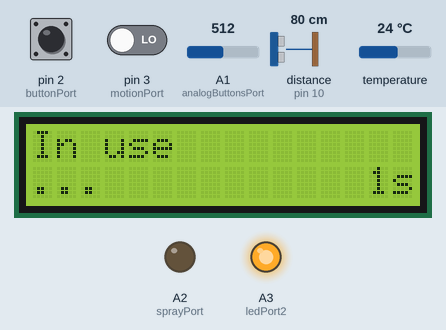
Bench run of a sketch on a simulated Arduino Uno, built with avr-gcc and run on an emulated ATmega328P. Parts: 16×2 character LCD, output pins drawn as LEDs (lit = HIGH). The inputs (shaded band) are chosen by the test bench; at power-on: pin 2 (buttonPort) HIGH, pin 3 (motionPort) LOW, A1 (analogButtonsPort) = 512, distance to the obstacle (sensor on pin 10) 80 cm, temperature 24 °C. The echo pulse lasts 58.3 µs per cm.

Above: at 1.2 s.
1.3 s: pin 2 (buttonPort) pulled LOW for 0.15 s
At 1.6 s:
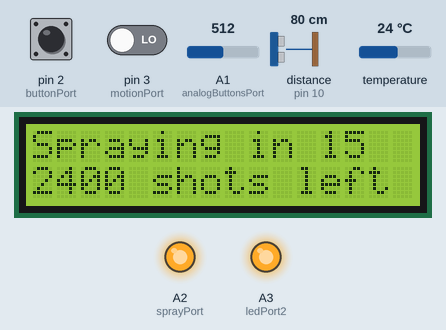
At 9.1 s:
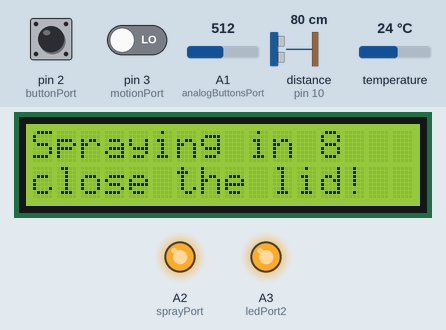
12.3 s: pin 2 (buttonPort) pulled LOW for 1 s
At 22.6 s:
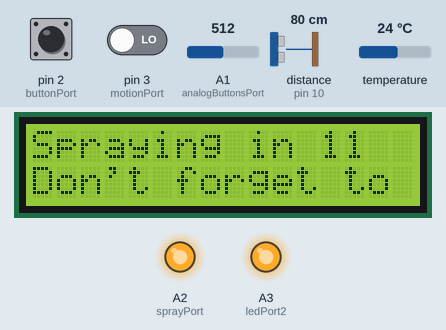
Timing chart, 0 to 35.8 s (numbered marks = the images above; inputs shaded):
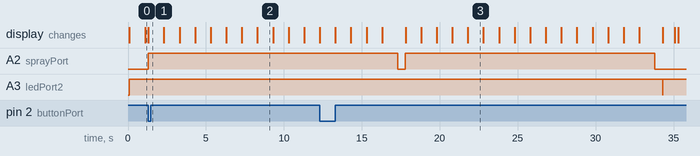

The sketch:

AirFreshener.ino
```cpp
// Libraries
#include <LiquidCrystal.h>
#include <DallasTemperature.h>
#include <OneWire.h>
#include <NewPing.h>

// A byte representing the state we are in.
volatile int currentState;

// Ports
const byte motionPort = 3, tempPort = 9;
const byte echoPort = 10, triggerPort = 8;
const byte buttonPort = 2;
const byte analogButtonsPort = A1;
const byte sprayPort = A2;
const byte lightPort = A0;
const byte ledPort1 = 13, ledPort2 = A3;
LiquidCrystal lcd(12, 11, 5, 4, 6, 7);
OneWire oneWire(tempPort);
DallasTemperature tempSensor(&oneWire);
NewPing sonar(triggerPort, echoPort, 100);

// SensorData
volatile byte motion;
byte buttonPrev, buttonCur;
char analogButtonPrev, analogButtonCur;

// LCD variables
String topStringCur;
String topStringPrev;
String bottomStringPrev;
String bottomStringCur;
String tempString;

// Debounce variables
const byte debounceDelay = 50;
unsigned long lastInterruptTime;
unsigned long lastAnalogButtonReadTime;

// Menu variables
byte activeMenuItem;
bool exitPressed = false;

// In Use variables
byte usageMode;
unsigned long inUseStartTime;
unsigned long tempUpdatedTime;
// In whole percentages, how much % of the time the motion sensor
// has to give HIGH to switch to 'cleaning' instead of 'number 1'.
const int cleaningMotionPercentage = 95;
unsigned long timesChecked, highTimes;
const unsigned long numberOneTime = 15000;
const unsigned long numberTwoTime = 60000;
unsigned long lastCheckTime;
int timesNoOneThere;

// Spray variables
volatile int sprayAmount = 0;
unsigned long sprayStartTime;
unsigned int sprayDelays[] = { 15, 30, 45, 60, 90, 120, 180, 240, 300 };
byte sprayDelay = 0;
const unsigned int airFreshenerDelay = 15;
const int maxSpraysLeft = 2400;
int spraysLeft = maxSpraysLeft;
volatile bool spraying = false;

char* stateNames[] = {
  "Not in use", // Idle
  "In use", // InUse
  "Menu",
  "Spraying"
};
char* usageNames[] = {
  "...", // SomeoneThere
  "Number 1",
  "Number 2",
  "Cleaning"
};
char* menuItemNames[] = {
  ">Spray delay:",
  ">Reset # shots",
  ">Exit"
};

void setup() {
  noInterrupts();
  // Set the ports
  pinMode(motionPort, INPUT);
  pinMode(buttonPort, INPUT);
  pinMode(tempPort, INPUT);

  // Set the interrupts
  attachInterrupt(digitalPinToInterrupt(buttonPort), sprayInterrupt, CHANGE);
  attachInterrupt(digitalPinToInterrupt(motionPort), motionInterrupt, CHANGE);

  // Start temperature sensor
  tempSensor.begin();

  buttonPrev = HIGH;

  lcd.begin(16,2);

  delay(1000);
  interrupts();
}

void loop() {
  // Get which button has been pressed.
  analogButtonPrev = analogButtonCur;
  analogButtonCur = getAnalogButtonPressed();

  // Set the text on the first line of the LCD
  // to show which state we are in.
  topStringCur = stateNames[currentState];

  // Change States
  switch(currentState) {
    case 0: // Idle
      IdleChange();
      break;
    case 1: // In Use
      InUseChange();
      break;
    case 2: // Menu
      MenuChange();
      break;
    case 3: // Spray
      SprayChange();
      break;
    default: // Unknown state
      topStringCur = currentState + 48; // Error message
      break;
  }

  if (currentState != 0) {
    analogWrite(ledPort2, 1023);
  }
  else {
    analogWrite(ledPort2, 0);
  }

  printLCD();
}

void IdleChange() {
  // If someone's there, go to In Use.
  if (!noOneThere()) {
    currentState = 1;
    usageMode = 0;
    inUseStartTime = millis();
  }
  else {
    IdleActions();
  }
}
void InUseChange(){
  // If the (first) menu button is pressed, go to Menu.
  if (analogButtonPrev == 0 && analogButtonCur == -1) {
    currentState = 2;
  }
  // If no one's there (for 5 seconds), go to Spraying or Idle
  else if (noOneThere()) {
    usageMode = 0;
    // If usage mode was Cleaning or Unknown, go to to idle.
    if (usageMode == 3) {
      currentState = 0;
      spraying = false;
    }
    else {
      // Else (if usage mode was Number 1 or 2), go to Spraying.
      currentState = 3;
      spraying = true;
      sprayStartTime = millis();
    }
  }
  else {
    InUseActions();
  }
}
void MenuChange(){
  // If the Exit option has been pressed, go to Idle.
  if (exitPressed){
    currentState = 0;
    exitPressed = false;
  }
  else{
    MenuActions();
  }
}
void SprayChange(){
  // If we have finished spraying, go to Idle.
  if (!spraying){
    currentState = 0;
  }
  else{
    SprayActions();
  }
}

void IdleActions(){
  // Do nothing.
  bottomStringCur = "";
}
void MenuActions(){
  // Show the menu options and currently selected one.
  bottomStringCur = menuItemNames[activeMenuItem];
  if (activeMenuItem == 0) {
    if (sprayDelays[sprayDelay] < 100) {
      bottomStringCur += " ";
    }
    bottomStringCur += String(sprayDelays[sprayDelay]);
  }

  // Handle pressing the menu items.
  // If no button is currently pressed:
  if (analogButtonCur == -1) {
    switch (analogButtonPrev) {
      case 0:
        // If the menu/switch (first) button was pressed,
        // go to the next menu item.
        activeMenuItem++;
        activeMenuItem %= 3;
        break;
      case 1:
        // If the select (second) button was pressed:
        switch (activeMenuItem) {
          case 0:
            // If the first menu item was selected,
            // switch between the spray delays.
            sprayDelay++;
            sprayDelay %= 9;
            break;
          case 1:
            // If the second menu item was selected,
            // reset the amount of spray shots left.
            spraysLeft = maxSpraysLeft;
            break;
          case 2:
            // If the third menu item was selected,
            // quit the menu.
            exitPressed = true;
            activeMenuItem = 2;
            break;
          default:
            break;
        }
        break;
      default:
        break;
    }
  }
}
void InUseActions(){
  unsigned long currentTime = millis();

  // Show the temperature.
  if (currentTime - tempUpdatedTime >= 2000) {
    tempString = "      " + String(getTemperature()) + (char)223 + "C";
    tempUpdatedTime = currentTime;
  }
  topStringCur += tempString;

  // Do different things depending on the current usage mode.
  switch (usageMode) {
    case 0: // Unknown
      // Measure for x seconds how much movement there is.
      // If there is a lot of movement, switch to 3/cleaning.
      // Else, switch to 1.
      sprayAmount = 0;

      // During the x seconds, check how much movement there is.
      if (currentTime - inUseStartTime <= numberOneTime) {
        timesChecked++;
        if (motion == HIGH) {
          highTimes++;
        }
      }
      // After the x seconds, go to Cleaning or Number 1
      // depending on how much movement there is.
      else {
        if (highTimes * 100 / timesChecked >= cleaningMotionPercentage) {
          usageMode = 3;
        }
        else {
          usageMode = 1;
        }

        timesChecked = 0;
        highTimes = 0;
      }
      break;
    case 1: // Number 1
      // After y seconds, switch to 2.
      if (currentTime - inUseStartTime >= numberTwoTime + numberOneTime) {
        usageMode = 2;
      }
      sprayAmount = 1;
      break;
    case 2: // Number 2
      sprayAmount = 2;
      break;
    case 3: // Cleaning
      sprayAmount = 0;
      break;
    default:
      break;
  }

  // Show the usage mode on the bottom line of the LCD screen
  bottomStringCur = usageNames[usageMode];

  int bottomStringLength = bottomStringCur.length();
  String inUseTime = String((currentTime - inUseStartTime) / 1000);
  int inUseTimeLength = inUseTime.length();
  for (int i = 0; i < 16 - bottomStringLength - inUseTimeLength - 1; i++) {
    bottomStringCur += " ";
  }
  bottomStringCur += inUseTime + "s";
}
void SprayActions(){
  if (sprayAmount == 0) {
    spraying = false;
    return;
  }

  unsigned long currentTime = millis();
  unsigned long timePassed = currentTime - sprayStartTime;

  // During the sprayDelay - airFreshenerDelay, do nothing.
  if (timePassed < (unsigned long)(sprayDelays[sprayDelay] - airFreshenerDelay) * 1000) {

  }
  // After sprayDelay - airFreshenerDelay seconds until sprayDelay + 1 seconds, turn on the mosfet/air freshener.
  else if (timePassed < (unsigned long)sprayDelays[sprayDelay] * 1000 + 1000) {
    analogWrite(sprayPort, 1023);
  }
  // After sprayDelay + 1 seconds until sprayDelay + 1.5 seconds, turn off the mosfet/air freshener.
  else if (timePassed < (unsigned long)sprayDelays[sprayDelay] * 1000 + 1500) {
    analogWrite(sprayPort, 0);
  }
  // After sprayDelay + 1.5 seconds, stop spraying or spray again.
  else {
    sprayStartTime = currentTime;
    sprayAmount--;
    spraysLeft--;
    if (sprayAmount <= 0) {
      spraying = false;
    }
  }

  // Let the (first) LED blink.
  digitalWrite(ledPort1, (timePassed / 500 + 1) % 2);

  // Show how many seconds are left until the air freshener starts spraying.
  topStringCur += " in " + String(sprayDelays[sprayDelay] - min(timePassed / 1000, sprayDelays[sprayDelay]));

  // Switch between what to show on (the bottom line of) the LCD screen.
  unsigned long modulo = timePassed % 10000;
  if (modulo < 4000) {
    bottomStringCur = String(spraysLeft) + " shots left";
  }
  else if (modulo < 7000) {
    bottomStringCur = "Don't forget to";
  }
  else {
    bottomStringCur = "close the lid!";
  }
}

bool noOneThere() {
  // Check every 0.5 seconds if:
  // * the distance sensor does not see someone;
  // * the motion sensor senses no motion;
  // * and the toilet lid is closed.
  // If all of these are true for 5 seconds, then no one is there.
  unsigned long currentTime = millis();
  if (currentTime - lastCheckTime >= 500) {
    lastCheckTime = currentTime;
    if (sonar.ping_cm() == 0 && motion == LOW && getAnalogButtonPressed() == 2) {
      timesNoOneThere++;
    }
    else {
      timesNoOneThere = 0;
    }
  }
  if (timesNoOneThere >= 2 * 5) {
    return true;
  }
  else {
    return false;
  }
}

int getAnalogButtonPressed() {
  // Check which button is pressed.

  // Debounce.
  if (isBouncing(lastAnalogButtonReadTime)) {
    return analogButtonPrev;
  }
  lastAnalogButtonReadTime = millis();

  int value = analogRead(analogButtonsPort);
  if (value > 1000) {
    // No button is pressed.
    return -1;
  }
  else if (value > 670) {
    // The magnetic sensor returns high.
    return 2;
  }
  else if (value > 500) {
    // The second button is pressed.
    return 1;
  }
  else {
    // The first button is pressed.
    return 0;
  }
}

int getTemperature() {
  // Get the temperature from the temperature sensor.
  tempSensor.requestTemperatures();
  return tempSensor.getTempCByIndex(0);
}

bool isBouncing(unsigned long lastTime) {
  // Debounce by ignoring all changes after
  // the first change for debounceDelay milliseconds.
  unsigned long currentTime = millis();
  return currentTime - lastTime <= debounceDelay;
}

void printLCD() {
  // If the text the LCD has to show has been changed,
  // then clear the LCD screen and show the new text.
  // This is done to prevent the LCD screen from clearing
  // and printing extremely fast.
  if (topStringPrev != topStringCur || bottomStringPrev != bottomStringCur) {
    lcd.clear();
    lcd.print(topStringCur);
    lcd.setCursor(0,1);
    lcd.print(bottomStringCur);
    topStringPrev = topStringCur;
    bottomStringPrev = bottomStringCur;
  }
}

void sprayInterrupt() {
  // Interrupt function for the spray button.

  // Debounce.
  if (isBouncing(lastInterruptTime)) {
    return;
  }

  // If the spray button has been pressed (and released),
  // go to Spraying and spray one more time.
  buttonCur = digitalRead(buttonPort);
  if (buttonPrev == HIGH && buttonCur == LOW) {
    lastInterruptTime = millis();
    if (!spraying) {
      sprayAmount = 1;
      spraying = true;
      sprayStartTime = millis();
      currentState = 3;
    }
    else {
      sprayAmount++;
    }
  }
  buttonPrev = buttonCur;
}

void motionInterrupt() {
  // Interrupt function for the motion sensor.

  motion = digitalRead(motionPort);
}
```

Measured:
- after the input at 1.3 s, A2 (sprayPort): LOW → HIGH at once; the display: changes at once (image 1)
- what the display in image 2 shows lasts 1.0 s, from 8.3 s to 9.3 s
